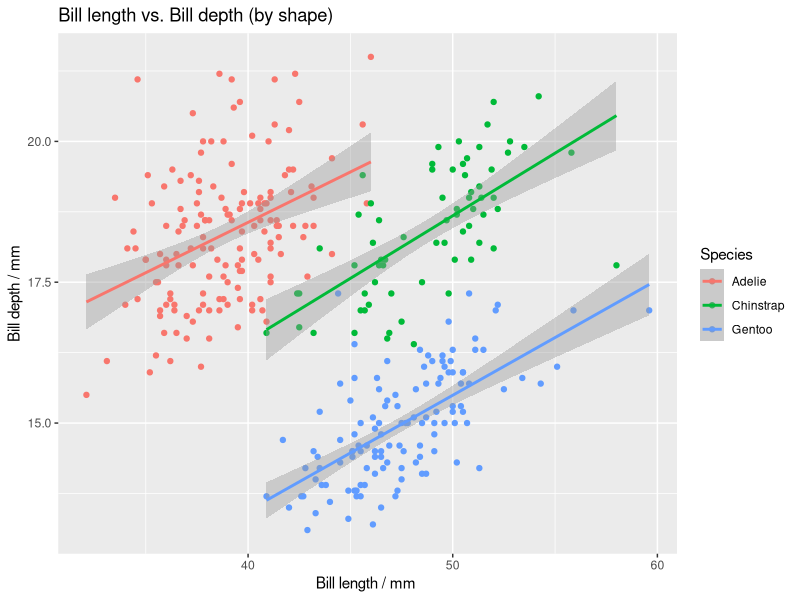
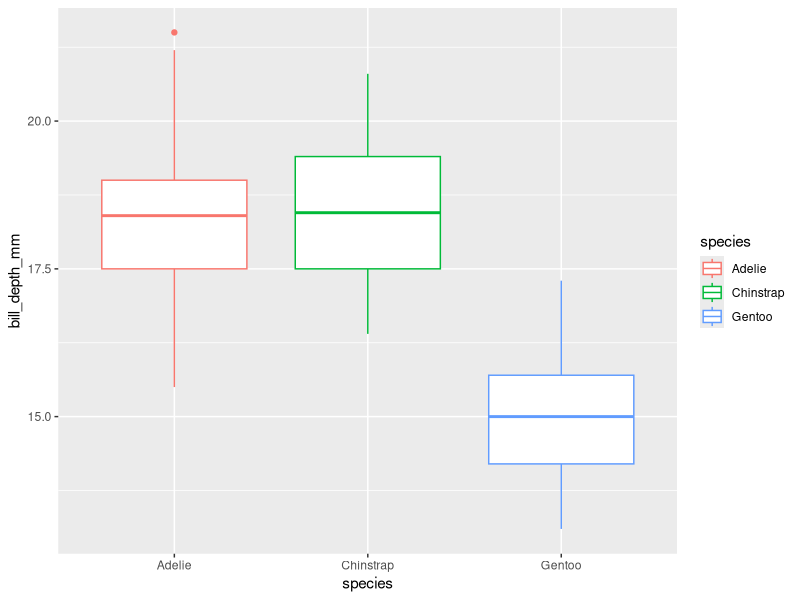
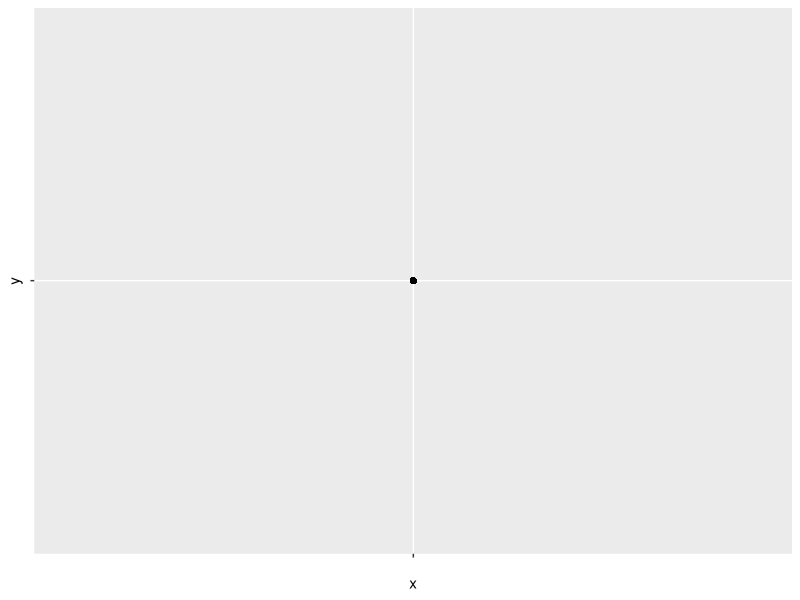
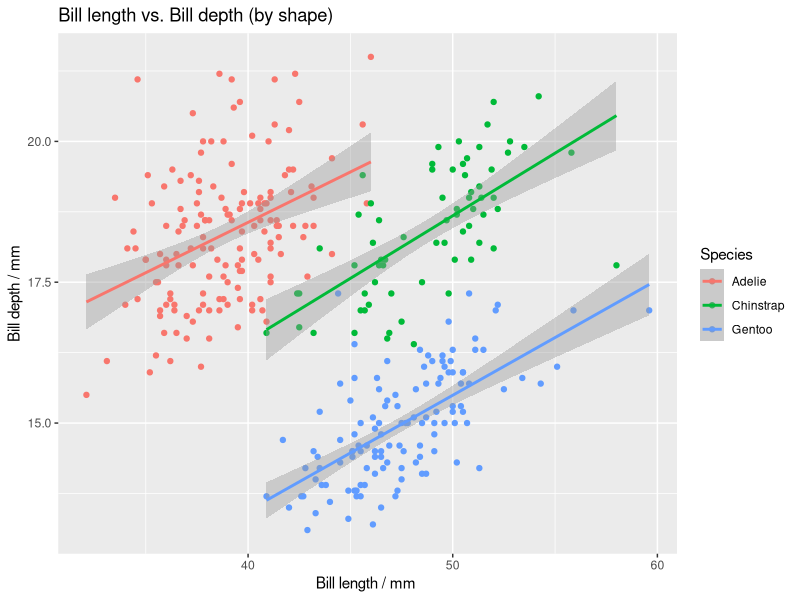
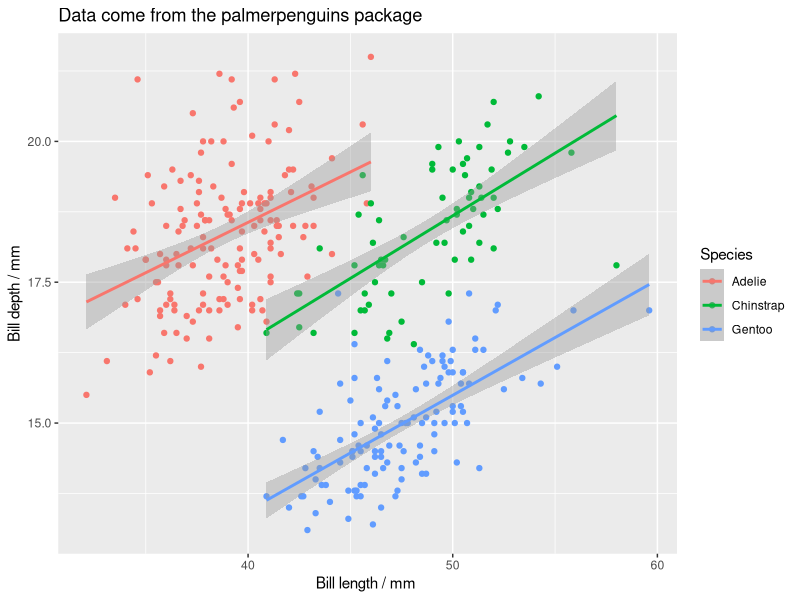
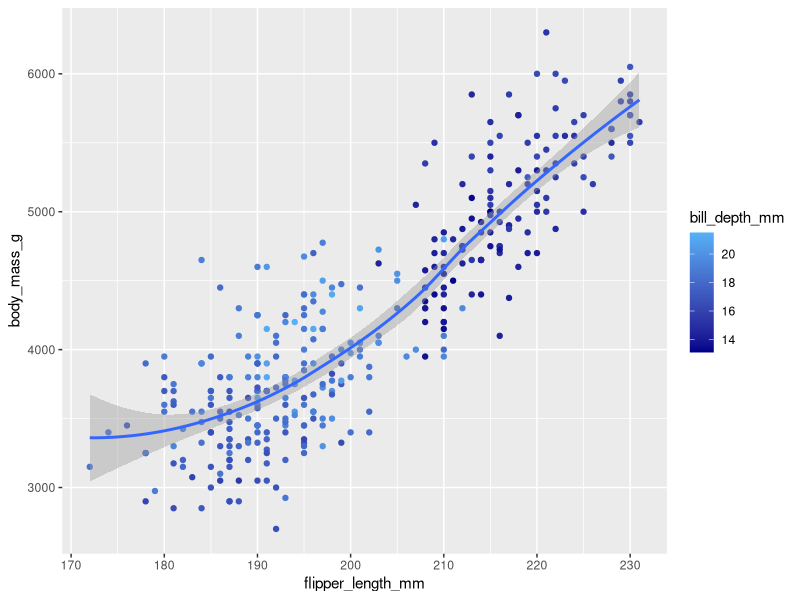
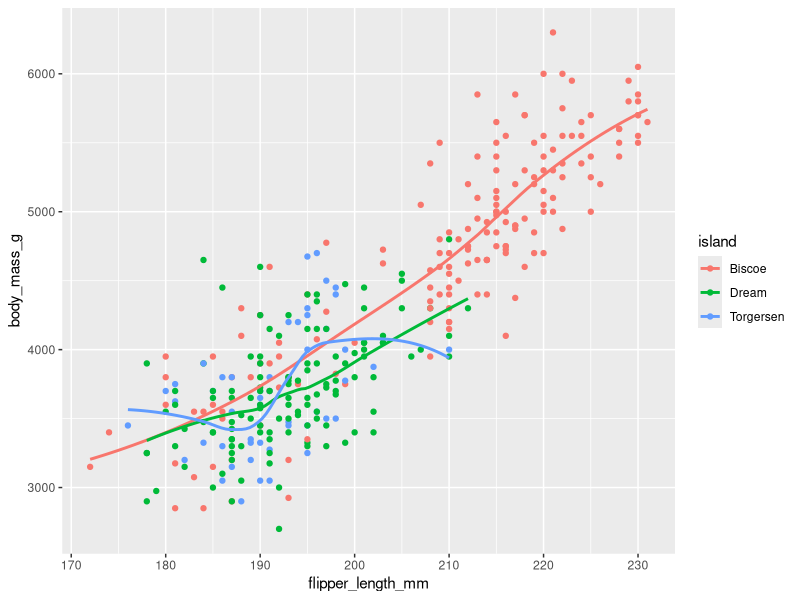
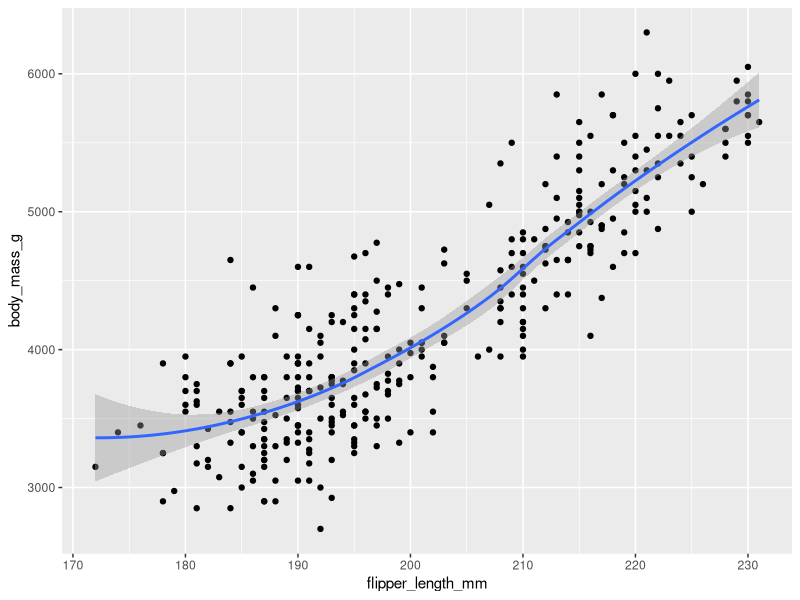

The R source for these figures, in order:
## ---- chunk 1
knitr::opts_chunk$set(echo = TRUE)
## ---- chunk 2
library(tidyverse)
library(palmerpenguins)
## ---- chunk 3
glimpse(penguins)
## ---- chunk 4
data("penguins")
nrow(penguins) 
ncol(penguins)
## ---- chunk 5
# bill_depth_mm : a number denoting bill depth (millimeters)
?penguins
## ---- chunk 6
ggplot(data = penguins,
       mapping = aes(x=bill_length_mm, y=bill_depth_mm, color = species)
) + geom_point() + geom_smooth(method = 'lm')  + labs(
        title = "Bill length vs. Bill depth (by shape)",
        x = "Bill length / mm ", y = "Bill depth / mm",
        color = "Species"
)
## ---- chunk 7
# better use box plot
ggplot(data = penguins,
       mapping = aes(x=species, y=bill_depth_mm, color=species)
) + geom_boxplot() 
## ---- chunk 8
# error: missing aesthetics: x and y
ggplot(data = penguins,
       mapping = aes(x="",y="")
       ) + geom_point()
## ---- chunk 9
?geom_point
# na.rm: 	If FALSE, the default, missing values are removed with a warning. If TRUE, missing values are silently removed
ggplot(data = penguins,
       mapping = aes(x=bill_length_mm, y=bill_depth_mm, color = species)
) + geom_point(na.rm = TRUE) + geom_smooth(method = 'lm', na.rm = TRUE)  + labs(
        title = "Bill length vs. Bill depth (by shape)",
        x = "Bill length / mm ", y = "Bill depth / mm",
        color = "Species"
)
## ---- chunk 10
ggplot(data = penguins,
       mapping = aes(x=bill_length_mm, y=bill_depth_mm, color = species)
) + geom_point(na.rm = TRUE) + geom_smooth(method = 'lm', na.rm = TRUE)  + labs(
        title = "Data come from the palmerpenguins package",
        x = "Bill length / mm ", y = "Bill depth / mm",
        color = "Species"
)
## ---- chunk 11
ggplot(data = penguins,
       mapping = aes(x=flipper_length_mm, y=body_mass_g, color = bill_depth_mm)
) + geom_point(na.rm = TRUE) + geom_smooth(method = 'loess', na.rm = TRUE)   + scale_color_gradient(low = "darkblue")
## ---- chunk 12
ggplot(
  data = penguins,
  mapping = aes(x = flipper_length_mm, y = body_mass_g, color = island)
) +
  geom_point() +
  geom_smooth(se = FALSE)
## ---- chunk 13
ggplot(
  data = penguins,
  mapping = aes(x = flipper_length_mm, y = body_mass_g)
) +
  geom_point() +
  geom_smooth()
## ---- chunk 14
ggplot() +
  geom_point(
    data = penguins,
    mapping = aes(x = flipper_length_mm, y = body_mass_g)
  ) +
  geom_smooth(
    data = penguins,
    mapping = aes(x = flipper_length_mm, y = body_mass_g)
  )
## ---- chunk 15
ggplot(data = penguins, aes(y = species)) + geom_bar()
## ---- chunk 16
ggplot(penguins, aes(x = species)) +
  geom_bar(color = "red")

# more useful changing color
ggplot(penguins, aes(x = species)) +
  geom_bar(fill = "red")
## ---- chunk 17
ggplot(data = diamonds, aes(x = carat)) + geom_histogram(binwidth = 0.3)
## ---- chunk 18
?mpg
mpg
print("categorical: manufacturer, model, trans, drv, fl, class")
print("numerical: displ, year, cyl, cty, hwy")
## ---- chunk 19
ggplot(mpg, aes(x=hwy,y=displ, color=cty)) + geom_point()
## ---- chunk 20
ggplot(mpg, aes(x=hwy,y=displ, size=cty)) + geom_point()
## ---- chunk 21
ggplot(mpg, aes(x=hwy,y=displ, color=cty, size=cty)) + geom_point()
## ---- chunk 22
# ggplot(mpg, aes(x=hwy,y=displ,shape=cty) + geom_point()
# Error: A continuous variable cannot be mapped to the shape aesthetic       
## ---- chunk 23
ggplot(mpg, aes(x=hwy,y=displ,linewidth=0.5)) + geom_point()
## ---- chunk 24
ggplot(mpg, aes(x=hwy,y=displ, color = hwy, size = displ)) + geom_point()
## ---- chunk 25
ggplot(penguins,aes(x=bill_length_mm,y=bill_depth_mm,color=species)) + geom_point()
## ---- chunk 26
ggplot(penguins,aes(x=bill_length_mm,y=bill_depth_mm)) + geom_point()+facet_wrap(~species)
## ---- chunk 27
#Use same labels for both color and shape
ggplot(penguins) + geom_point(aes(x = bill_length_mm, y = bill_depth_mm, color = species, shape = species)) + labs(color = "Species",shape="Species")
## ---- chunk 28
ggplot(penguins, aes(x = island, fill = species)) +
  geom_bar(position = "fill")
## ---- chunk 29
ggplot(penguins, aes(x = species, fill = island)) +
  geom_bar(position = "fill")
## ---- chunk 30
ggplot(mpg, aes(x = class)) +
  geom_bar()
ggplot(mpg, aes(x = cty, y = hwy)) +
  geom_point()
ggsave("mpg-plot.png") 
## ---- chunk 31
ggplot(mpg, aes(x = class)) +
  geom_bar()
ggplot(mpg, aes(x = cty, y = hwy)) +
  geom_point()
ggsave("mpg-plot.pdf") 
